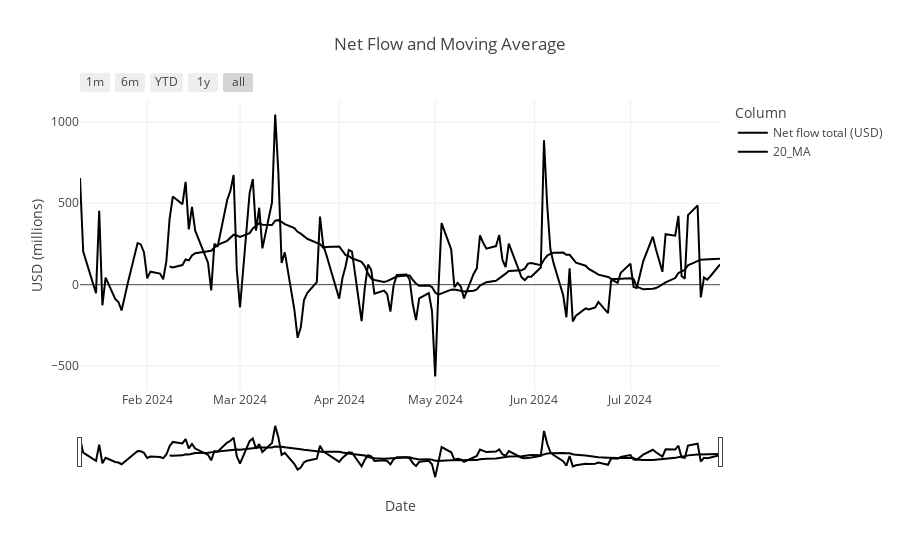

Source (notebook cell):
### Code cell
import plotly.express as px

# Melt the dataframe
melted_df = net_flow.melt(id_vars='Date', value_vars=['Net flow total (USD)', '20_MA'])

# Create the chart
chart = px.line(melted_df, x='Date', y='value', color='variable', title='Net Flow and Moving Average')

# Update layout
chart.update_layout(
    yaxis_title='USD (millions)',
    legend_title='Column'
)

# Add range slider
chart.update_layout(
    xaxis=dict(
        rangeselector=dict(
            buttons=list([
                dict(count=1, label="1m", step="month", stepmode="backward"),
                dict(count=6, label="6m", step="month", stepmode="backward"),
                dict(count=1, label="YTD", step="year", stepmode="todate"),
                dict(count=1, label="1y", step="year", stepmode="backward"),
                dict(step="all")
            ])
        ),
        rangeslider=dict(visible=True),
        type="date"
    )
)

# # Add bar chart for 'Net flow total (USD)'
# chart.add_bar(melted_df[melted_df['variable'] == 'Net flow total (USD)'], x='Date', y='value')

chart.show()

### Figure 1 — Plotly figure (JSON) as saved in the notebook; plotly's stock layout.template omitted (floating-point values rounded to 4 significant figures; data arrays with more than 128 entries replaced by an {"elided": "..."} marker saying what was removed)
{"data": [{"hovertemplate": "variable=Net flow total (USD)<br>Date=%{x}<br>value=%{y}<extra></extra>", "legendgroup": "Net flow total (USD)", "line": {"color": "#000001", "dash": "solid"}, "marker": {"symbol": "circle"}, "mode": "lines", "name": "Net flow total (USD)", "orientation": "v", "showlegend": true, "type": "scatter", "x": {"elided": "137 str values"}, "xaxis": "x", "y": {"elided": "137 float values"}, "yaxis": "y"}, {"hovertemplate": "variable=20_MA<br>Date=%{x}<br>value=%{y}<extra></extra>", "legendgroup": "20_MA", "line": {"color": "#000002", "dash": "solid"}, "marker": {"symbol": "circle"}, "mode": "lines", "name": "20_MA", "orientation": "v", "showlegend": true, "type": "scatter", "x": {"elided": "137 str values"}, "xaxis": "x", "y": {"elided": "137 float values"}, "yaxis": "y"}], "layout": {"legend": {"title": {"text": "Column"}, "tracegroupgap": 0}, "title": {"text": "Net Flow and Moving Average"}, "xaxis": {"anchor": "y", "domain": [0, 1], "rangeselector": {"buttons": [{"count": 1, "label": "1m", "step": "month", "stepmode": "backward"}, {"count": 6, "label": "6m", "step": "month", "stepmode": "backward"}, {"count": 1, "label": "YTD", "step": "year", "stepmode": "todate"}, {"count": 1, "label": "1y", "step": "year", "stepmode": "backward"}, {"step": "all"}]}, "rangeslider": {"visible": true}, "title": {"text": "Date"}, "type": "date"}, "yaxis": {"anchor": "x", "domain": [0, 1], "title": {"text": "USD (millions)"}}}}
